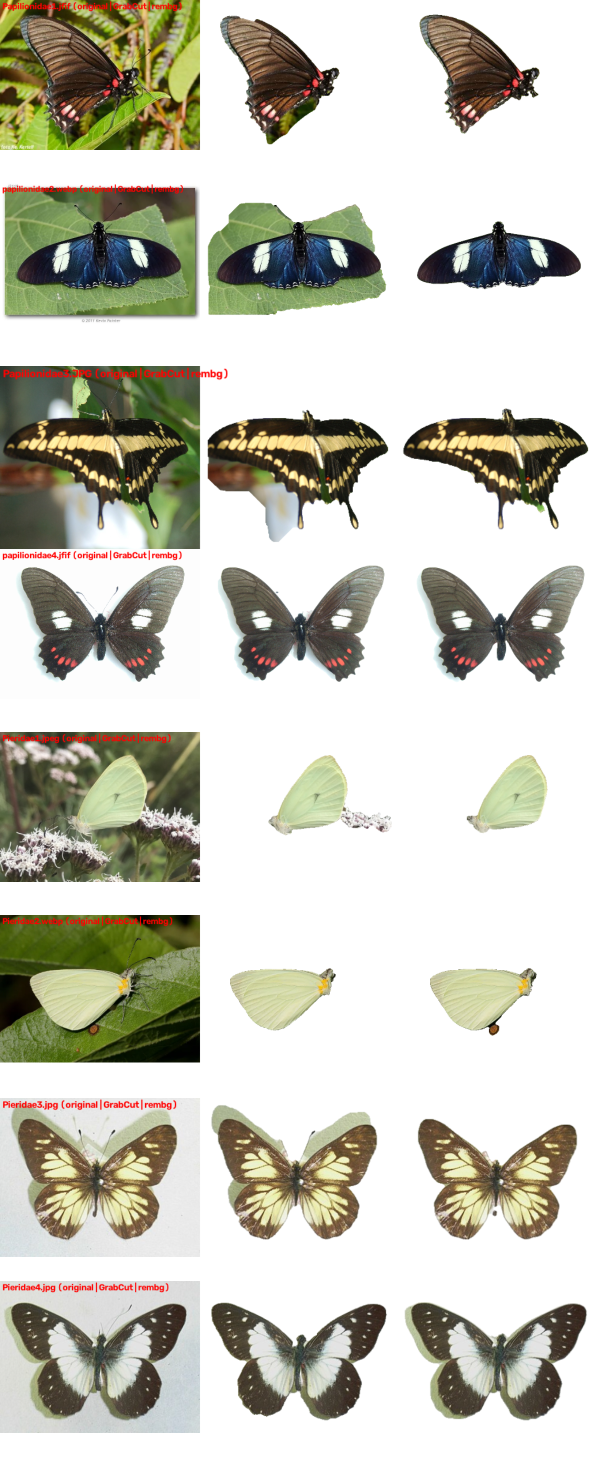
#> input picture resultados/segmentador/montaje_Pruebas.png, 1200 x 2928 px (shown at 1/2 size)
$ python -i inferencia.py   (imports and definitions only)
#> lines starting #> are read from the running program, lines starting #| are printed output that depends on the picture
"""
inferencia.py
-------------
Clasifica UNA imagen (familia Papilionidae vs Pieridae) con el modelo final, y rechaza lo que no
parece una mariposa de estas familias. La usan la app de Hugging Face y calibrar_rechazo.py.

Flujo, igual que en el entrenamiento (Segmentacion.py -> texturas.py + color_features.py -> modelo):
  1. preparar    RGB -> BGR, y reducir si el lado mayor supera MAX_SIDE (la textura depende de la escala
                 en píxeles; las fotos del catálogo miden hasta 800 px).
  2. segmentar   GrabCut. Capa 1 de rechazo: el área de la máscara debe estar en el rango visto en el
                 entrenamiento (si no, la segmentación no aisló un objeto del tamaño esperado).
  3. features    textura + color (147), en el orden que espera el modelo.
  4. Capa 2      distancia de Mahalanobis al conjunto de entrenamiento (espacio estandarizado): si es
                 mayor que el umbral, no se parece a las fotos con las que se entrenó.
  5. clasificar  regresión logística. Capa 3: si la mayor probabilidad no llega al umbral de confianza,
                 el resultado es "incierto".

Límite conocido: una mariposa de OTRA familia se parece a las del entrenamiento en color, textura y
silueta, así que no se rechaza de forma fiable.
"""
from __future__ import annotations

# Localiza rutas.py (en scripts/, o junto a este archivo en la app) y agrega al path la carpeta de cada proceso
import sys
from pathlib import Path
sys.path[:0] = [str(p) for p in (Path(__file__).resolve().parent, Path(__file__).resolve().parents[1]) if (p / "rutas.py").exists()][:1]
import rutas  # noqa: E402,F401


from dataclasses import dataclass, field
from pathlib import Path

import cv2
import joblib
import numpy as np
import pandas as pd

import color_features
import Segmentacion
import Segmentacion_rembg   # importa rembg solo al usarlo
import texturas

MAX_SIDE = 800   # lado mayor máximo de las fotos del catálogo (mediana 640)


def preparar(img_rgb: np.ndarray, lado: int | None = None) -> np.ndarray:
    """RGB / RGBA / gris (uint8) -> BGR de 3 canales.

    Escala: con `lado`, el lado mayor pasa a medir exactamente `lado` píxeles (se reduce o se amplía);
    sin `lado`, solo se reduce si supera MAX_SIDE."""
    img = np.asarray(img_rgb)
    if img.dtype == bool:
        img = img.astype(np.uint8) * 255
    elif img.dtype != np.uint8:
        img = np.clip(img, 0, 255).astype(np.uint8)
    if img.ndim == 2:
        img = cv2.cvtColor(img, cv2.COLOR_GRAY2RGB)
    elif img.shape[2] == 4:
        img = img[:, :, :3]
    bgr = cv2.cvtColor(img, cv2.COLOR_RGB2BGR)
#> bgr is the input picture: shape (2928, 1200, 3); mean B, G, R 186.8, 198.9, 199.8
    h, w = bgr.shape[:2]
#> h = 2928; w = 1200
    objetivo = lado if lado else (MAX_SIDE if max(h, w) > MAX_SIDE else None)
#> objetivo = 800
    if objetivo and max(h, w) != objetivo:
        s = objetivo / max(h, w)
#> s = 0.273
        bgr = cv2.resize(bgr, (round(w * s), round(h * s)),
                         interpolation=cv2.INTER_CUBIC if s > 1 else cv2.INTER_AREA)
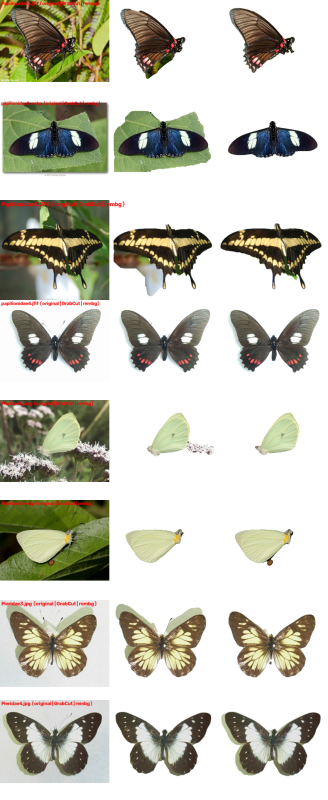
#> bgr: shape (800, 328, 3); mean B, G, R 186.8, 198.9, 199.8
    return bgr


# [19 lines left out: functions segmentar, extraer_features, not called in this run]


@dataclass
class Resultado:
    estado: str                       # "aceptada" | "incierta" | "rechazada"
    motivo: str                       # explicación para mostrar al usuario
    familia: str | None = None        # predicción (también si es incierta)
    probabilidades: dict = field(default_factory=dict)
    area_mascara: float | None = None
    distancia: float | None = None    # Mahalanobis al cuadrado
    umbral_distancia: float | None = None
    mascara: np.ndarray | None = None
    recorte_rgb: np.ndarray | None = None


class Clasificador:
    # [4 lines left out: function __init__, not called in this run]

    def estandarizar(self, X: pd.DataFrame) -> np.ndarray:
        """Espacio en el que se mide la distancia: el mismo imputador y escalador del modelo."""
        return self.pipeline.named_steps["scaler"].transform(self.pipeline.named_steps["imputer"].transform(X))

    # [37 lines left out: functions analizar, decidir, not called in this run]

    def predecir(self, img_rgb: np.ndarray, lado: int | None = None, segmentador: str | None = None) -> Resultado:
        return self.decidir(self.analizar(img_rgb, lado, segmentador))

>>> import cv2
>>> picture = cv2.cvtColor(cv2.imread('../resultados/segmentador/montaje_Pruebas.png'), cv2.COLOR_BGR2RGB)
>>> result = preparar(picture)
